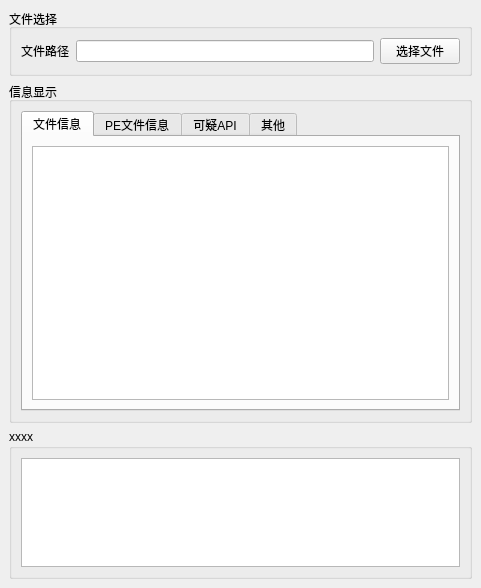
<?xml version="1.0" encoding="UTF-8"?>
<ui version="4.0">
 <class>MainWindow</class>
 <widget class="QMainWindow" name="MainWindow">
  <property name="geometry">
   <rect>
    <x>0</x>
    <y>0</y>
    <width>481</width>
    <height>588</height>
   </rect>
  </property>
  <property name="windowTitle">
   <string>SSMA</string>
  </property>
  <widget class="QWidget" name="centralwidget">
   <layout class="QVBoxLayout" name="verticalLayout">
    <item>
     <widget class="QGroupBox" name="groupBox">
      <property name="title">
       <string>文件选择</string>
      </property>
      <layout class="QHBoxLayout" name="horizontalLayout_2">
       <item>
        <layout class="QHBoxLayout" name="horizontalLayout">
         <item>
          <widget class="QLabel" name="label">
           <property name="text">
            <string>文件路径</string>
           </property>
          </widget>
         </item>
         <item>
          <widget class="QLineEdit" name="lineEdit"/>
         </item>
         <item>
          <widget class="QPushButton" name="pushButton">
           <property name="text">
            <string>选择文件</string>
           </property>
          </widget>
         </item>
        </layout>
       </item>
      </layout>
     </widget>
    </item>
    <item>
     <widget class="QGroupBox" name="groupBox_2">
      <property name="title">
       <string>信息显示</string>
      </property>
      <layout class="QVBoxLayout" name="verticalLayout_2">
       <item>
        <widget class="QTabWidget" name="tabWidget">
         <property name="minimumSize">
          <size>
           <width>50</width>
           <height>200</height>
          </size>
         </property>
         <property name="currentIndex">
          <number>0</number>
         </property>
         <widget class="QWidget" name="tab">
          <attribute name="title">
           <string>文件信息</string>
          </attribute>
          <layout class="QHBoxLayout" name="horizontalLayout_4">
           <item>
            <widget class="QListWidget" name="listWidget"/>
           </item>
          </layout>
         </widget>
         <widget class="QWidget" name="tab_2">
          <attribute name="title">
           <string>PE文件信息</string>
          </attribute>
          <layout class="QHBoxLayout" name="horizontalLayout_5">
           <item>
            <widget class="QListWidget" name="listWidget_2"/>
           </item>
          </layout>
         </widget>
         <widget class="QWidget" name="tab_3">
          <attribute name="title">
           <string>可疑API</string>
          </attribute>
          <layout class="QHBoxLayout" name="horizontalLayout_6">
           <item>
            <widget class="QListWidget" name="listWidget_3"/>
           </item>
          </layout>
         </widget>
         <widget class="QWidget" name="tab_4">
          <attribute name="title">
           <string>其他</string>
          </attribute>
          <layout class="QHBoxLayout" name="horizontalLayout_7">
           <item>
            <widget class="QListWidget" name="listWidget_4"/>
           </item>
          </layout>
         </widget>
        </widget>
       </item>
      </layout>
     </widget>
    </item>
    <item>
     <widget class="QGroupBox" name="groupBox_3">
      <property name="maximumSize">
       <size>
        <width>16777215</width>
        <height>150</height>
       </size>
      </property>
      <property name="title">
       <string>xxxx</string>
      </property>
      <layout class="QHBoxLayout" name="horizontalLayout_3">
       <item>
        <widget class="QTextEdit" name="textEdit">
         <property name="maximumSize">
          <size>
           <width>16777215</width>
           <height>150</height>
          </size>
         </property>
        </widget>
       </item>
      </layout>
     </widget>
    </item>
   </layout>
  </widget>
 </widget>
 <resources/>
 <connections/>
</ui>
